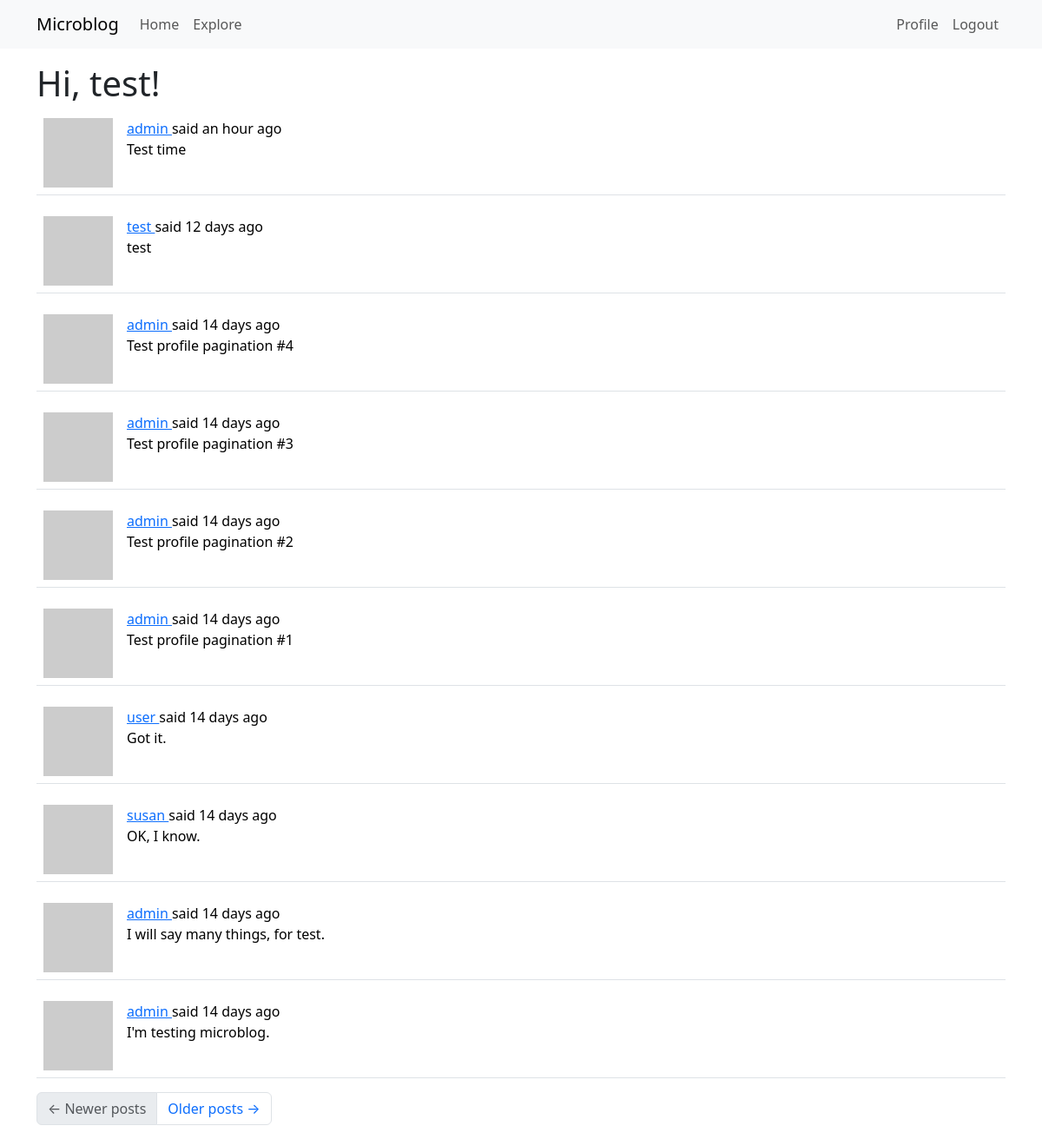
Screenshot of /explore (signed in) with the database file from the repository.
### app/models.py (models this page shows, shortened)
class User(UserMixin, db.Model):
    id: so.Mapped[int] = so.mapped_column(primary_key=True)
    username: so.Mapped[str] = so.mapped_column(sa.String(64), index=True,unique=True)
    email: so.Mapped[str] = so.mapped_column(sa.String(120), index=True, unique=True)
    password_hash: so.Mapped[Optional[str]] = so.mapped_column(sa.String(256))
    about_me: so.Mapped[Optional[str]] = so.mapped_column(sa.String(140))
    last_seen: so.Mapped[Optional[datetime]] = so.mapped_column(
        default=lambda:datetime.now(timezone.utc)
    )
    posts: so.WriteOnlyMapped['Post'] = so.relationship(back_populates='author')
    following: so.WriteOnlyMapped['User'] = so.relationship(
        secondary=followers, primaryjoin=(followers.c.follower_id == id),
        secondaryjoin=(followers.c.followed_id == id),
        back_populates='followers'
    )
    followers: so.WriteOnlyMapped['User'] = so.relationship(
        secondary=followers, primaryjoin=(followers.c.followed_id == id),
        secondaryjoin=(followers.c.follower_id == id),
        back_populates='following'
    )
    def avatar(self, size):
        digest = md5(self.email.lower().encode('utf-8')).hexdigest()
        return f'https://www.gravatar.com/avatar/{digest}?d=identicon&s={size}'

class Post(db.Model):
    id: so.Mapped[int] = so.mapped_column(primary_key=True)
    body: so.Mapped[str] = so.mapped_column(sa.String(140))
    timestamp: so.Mapped[datetime] = so.mapped_column(
        index=True, default=lambda: datetime.now(timezone.utc)
    )
    user_id: so.Mapped[int] = so.mapped_column(sa.ForeignKey(User.id),index=True)
    author: so.Mapped[User] = so.relationship(back_populates='posts')

### app/routes.py (the view)
@app.route('/explore')
@login_required
def explore():
    page = request.args.get('page', 1, type=int)
    query = sa.select(Post).order_by(Post.timestamp.desc())
    posts = db.paginate(query, page=page, per_page=app.config['POSTS_PER_PAGE'], error_out=False)
    next_url = url_for('explore', page=posts.next_num) if posts.has_next else None
    prev_url = url_for('explore', page=posts.prev_num) if posts.has_prev else None
    return render_template('index.html', title=_('Explore'), posts=posts.items, next_url=next_url, prev_url=prev_url)

### app/__init__.py (called while the page is built)
def get_locale():
    return request.accept_languages.best_match(app.config['LANGUAGES'])

### app/models.py (called while the page is built)
@login.user_loader
def load_user(id):
    return db.session.get(User, int(id))

### app/routes.py (called while the page is built)
@app.before_request
def before_request():
    if current_user.is_authenticated:
        current_user.last_seen = datetime.now(timezone.utc)
        db.session.commit()

### app/templates/index.html (shortened to what this page needs)
{% extends "base.html" %}
{% import 'bootstrap_wtf.html' as wtf %}
{% block content %}
    <h1>{{ _('Hi, %(username)s!', username=current_user.username) }}</h1>
    {% for post in posts %}
        {% include '_post.html' %}
    {% endfor %}
    <nav aria-label="Post navigation">
        <ul class="pagination">
            <li class="page-item{% if not prev_url %} disabled{% endif %}">
                <a class="page-link" href="{{ prev_url }}">
                    <span aria-hidden="true">&larr;</span> {{ _('Newer posts') }}
                </a>
            </li>
            <li class="page-item{% if not next_url %} disabled{% endif %}">
                <a class="page-link" href="{{ next_url }}">
                    {{ _('Older posts') }} <span aria-hidden="true">&rarr;</span>
                </a>
            </li>
        </ul>
    </nav>
{% endblock %}

### app/templates/_post.html (shortened to what this page needs)
<table class="table table-hover">
    <tr>
        <td width="70px">
            <a href="{{ url_for('user', username=post.author.username) }}">
                <img src="{{ post.author.avatar(70) }}">
            </a>
        </td>
        <td>
            {{ _('%(username)s said %(when)s',
                username=user_link, when=moment(post.timestamp).fromNow()) }}
            <br>
            {{ post.body }}
        </td>
    </tr>
</table>

### rows the page displays
Post: body "Test time"
Post: body "test"
Post: body "Test profile pagination #4"
Post: body "Test profile pagination #3"
Post: body "Test profile pagination #2"
Post: body "Test profile pagination #1"
Post: body "Got it."
Post: body "OK, I know."
Post: body "I will say many things, for test."
Post: body "I'm testing microblog."
